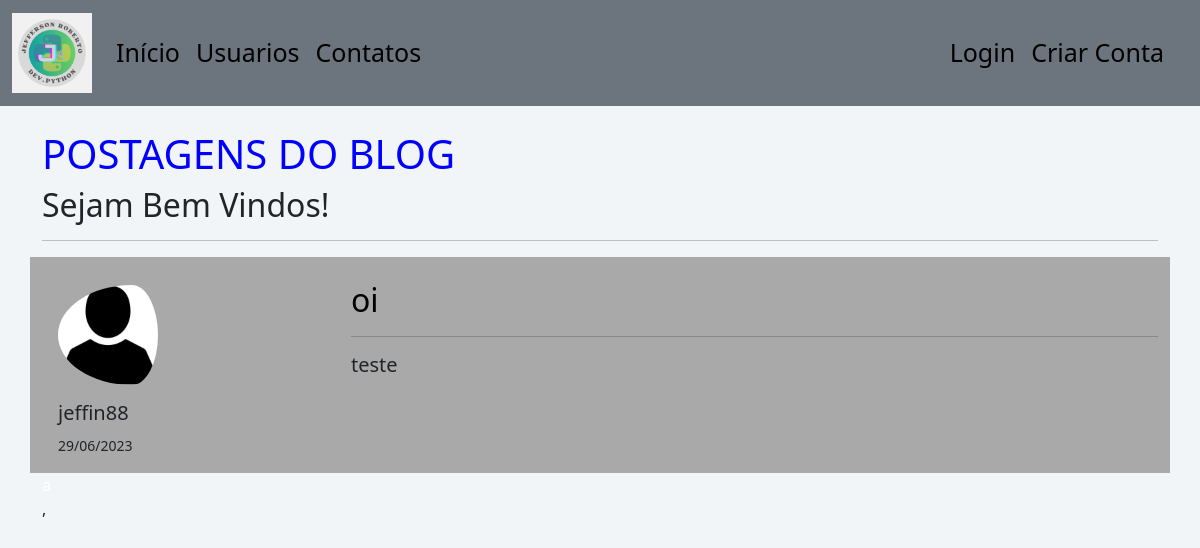
Before: / with the older database file.
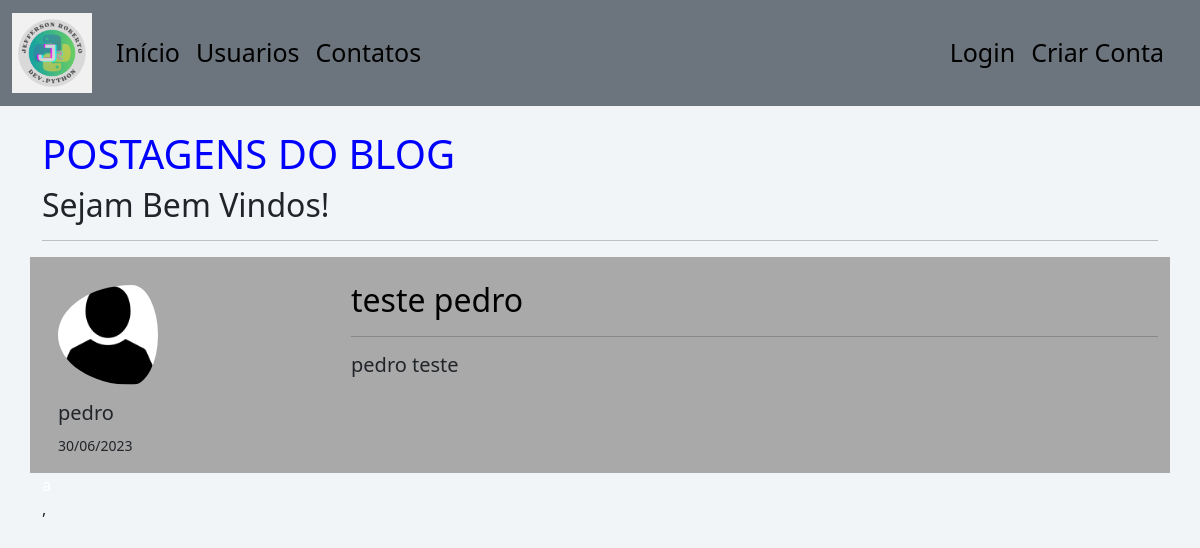
After: the same page with the newer database file.
### ProjectBlogJeff/models.py (models this page shows)
class Post(database.Model):
    id = database.Column(database.Integer, primary_key=True)
    titulo = database.Column(database.String, nullable=False)
    corpo = database.Column(database.Text, nullable=False)
    data_de_postagem = database.Column(database.DateTime, nullable=False, default=datetime.now)
    id_usuario = database.Column(database.Integer, database.ForeignKey('usuario.id'), nullable=False)

class Usuario(database.Model, UserMixin):
    id = database.Column(database.Integer, primary_key=True)
    username = database.Column(database.String(10), nullable=False, unique=True)
    email = database.Column(database.String, unique=True, nullable=False)
    senha = database.Column(database.String, nullable=False)
    foto_de_perfil = database.Column(database.String, nullable=False, default='default.jpg')
    posts = database.relationship('Post', backref='autor', lazy=True)
    cursos = database.Column(database.String, nullable=False, default='Não informado')

### ProjectBlogJeff/routes.py (the view)
@app.route('/')
def home():
    posts = Post.query.order_by(Post.id.desc())
    return render_template('home.html', posts=posts)

### ProjectBlogJeff/templates/home.html
{% extends 'base.html' %}
{% block body %}
<div class="container" id="titulo">
    <h1 class="titulo">POSTAGENS DO BLOG</h1>
    <h2>Sejam Bem Vindos!</h2>
    <hr>
    {% for post in posts %}
    <div class="text-align-center mt-2">
        <div class="row posts ">
            <div class="col-md-3 mt-4 me-4 ">
                <div class="mt-1 px-3 ">
                    <img class="rounded-circle pe-5"
                         src="{{ url_for('static', filename='fotos_perfil/{}'.format(post.autor.foto_de_perfil)) }}"
                         height="100">
                    <h5 class="mt-3 justify-content-center">
                        {{ post.autor.username }}
                    </h5>
                    <p><small>{{ post.data_de_postagem.strftime('%d/%m/%Y') }}</small></p>
                </div>
            </div>
            <div class="col md-9 mt-4 ">
                <a class="link- link-underline-opacity-0" href="{{ url_for('post_usuario', id_post=post.id) }}">
                <h2>{{ post.titulo }}</h2>
                </a>
                <hr>
                <div class="card-header mb-4">
                    <h5>{{post.corpo}}</h5>
                </div>
            </div>
        </div>
        <span style="color:white">a </span>
    </div>
    {% endfor %},
</div>
{% endblock %}

### ProjectBlogJeff/templates/base.html (shortened to what this page needs)
<!DOCTYPE html>
<html lang="pt-br">
<head>
    <link href="https://cdn.jsdelivr.net/npm/bootstrap@5.3.0/dist/css/bootstrap.min.css" rel="stylesheet">
    <link rel="stylesheet" type="text/css" href="{{ url_for('static', filename='main.css')}}">
</head>
<body>
    {% include 'navbar.html' %}
    {% block body %}
    {% endblock %}
</body>
</html>

### ProjectBlogJeff/templates/navbar.html (shortened to what this page needs)
<nav class="navbar navbar-expand-lg bg-secondary " >
  <div class="container-fluid" >
    <a class="navbar-brand" href="/">
      <img src=" {{ url_for('static',filename='logomarca/logo.png') }} " height="80">
    </a>
    <div class="collapse navbar-collapse" id="navbarSupportedContent">
      <ul class=" navbar-nav me-auto mb-2 mb-lg-0"  style="font-size:25px">
        <li class="nav-item ">
          <a class="nav-link active" aria-current="page" href="/ ">Início</a>
        </li>
        <li class="nav-item">
          <a class="nav-link active" aria-current="page" href="{{url_for('usuarios')}}">Usuarios</a>
        </li>
        <li class="nav-item">
          <a class="nav-link active" aria-current="page" href="{{url_for('contato')}}">Contatos</a>
        </li>
      </ul>
      <ul class ="d-flex navbar-brand navbar-nav"  style="font-size:25px">
          {% if current_user.is_authenticated %}
            <li class="nav-item">
              <a class="nav-link active" aria-current="page" href="{{url_for('criar_post')}}">Criar Post</a>
            </li>
            <li class="nav-item">
              <a class="nav-link active" aria-current="page" href="{{url_for('meu_perfil')}}">Meu Perfil</a>
            </li>
            <li class="nav-item">
              <a class="nav-link active" aria-current="page" href="{{url_for('logout')}}">Sair</a>
            </li>
          {% else %}
            <li class="nav-item">
              <a class="nav-link active" aria-current="page" href="{{url_for('login')}}">Login</a>
            </li>
            <li class="nav-item">
              <a class="nav-link active" aria-current="page" href="{{url_for('login')}}"> Criar Conta</a>
            </li>
          {% endif %}
      </ul>
    </div>
  </div>
</nav>

### ProjectBlogJeff/static/main.css (style rules this page uses)
body { background-color:#f2f5f8; }
.titulo { color: blue; }
a:link { color: black; background-color: transparent; text-decoration: none; }
.posts { background-color: #A9A9A9 ; }

Changed rows visible on the page:
removed Post: foto_de_perfil (placeholder picture), autor.username "jeffin88", data_de_postagem "29/06/2023", titulo "oi", corpo "teste"
added Post: foto_de_perfil (placeholder picture), autor.username "pedro", data_de_postagem "30/06/2023", titulo "teste pedro", corpo "pedro teste"
